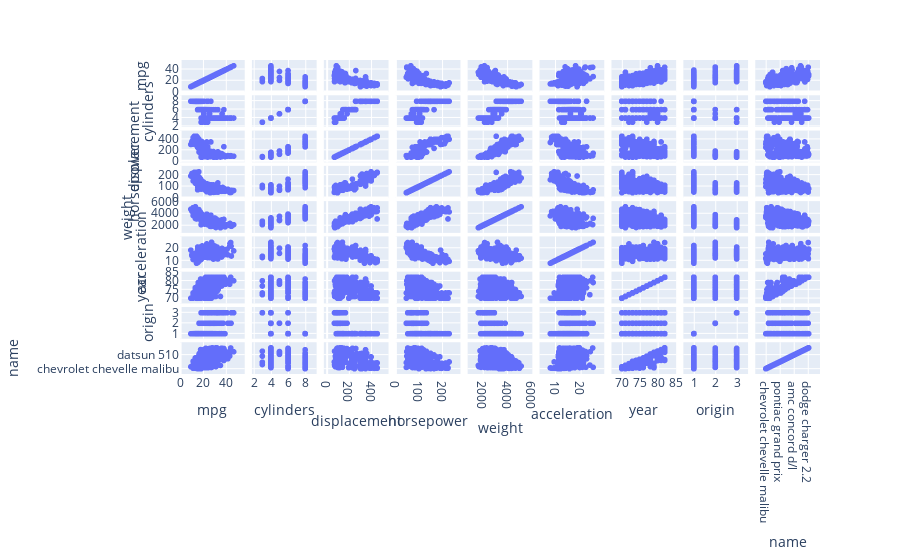

Notebook source saved alongside this figure:
### Markdown cell above
a)	Produce a scatterplot matrix which includes all of the numeric variables in the data set.

### Code cell
#Add your code here
import plotly.express as px
fig = px.scatter_matrix(Auto)
fig.show()

### Figure 1 — Plotly figure (JSON) as saved in the notebook; plotly's stock layout.template omitted (floating-point values rounded to 4 significant figures; data arrays with more than 128 entries replaced by an {"elided": "..."} marker saying what was removed)
{"data": [{"dimensions": [{"axis": {"matches": true}, "label": "mpg", "values": {"elided": "392 float values"}}, {"axis": {"matches": true}, "label": "cylinders", "values": {"elided": "392 int values"}}, {"axis": {"matches": true}, "label": "displacement", "values": {"elided": "392 float values"}}, {"axis": {"matches": true}, "label": "horsepower", "values": {"elided": "392 int values"}}, {"axis": {"matches": true}, "label": "weight", "values": {"elided": "392 int values"}}, {"axis": {"matches": true}, "label": "acceleration", "values": {"elided": "392 float values"}}, {"axis": {"matches": true}, "label": "year", "values": {"elided": "392 int values"}}, {"axis": {"matches": true}, "label": "origin", "values": {"elided": "392 int values"}}, {"axis": {"matches": true}, "label": "name", "values": {"elided": "392 str values"}}], "hovertemplate": "%{xaxis.title.text}=%{x}<br>%{yaxis.title.text}=%{y}<extra></extra>", "legendgroup": "", "marker": {"color": "#636efa", "symbol": "circle"}, "name": "", "showlegend": false, "type": "splom"}], "layout": {"dragmode": "select", "legend": {"tracegroupgap": 0}, "margin": {"t": 60}}}
